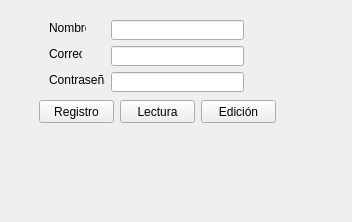
<?xml version="1.0" encoding="UTF-8"?>
<ui version="4.0">
 <class>Registros</class>
 <widget class="QWidget" name="Registros">
  <property name="geometry">
   <rect>
    <x>0</x>
    <y>0</y>
    <width>352</width>
    <height>222</height>
   </rect>
  </property>
  <property name="windowTitle">
   <string>Registros</string>
  </property>
  <widget class="QLineEdit" name="contraE">
   <property name="geometry">
    <rect>
     <x>111</x>
     <y>72</y>
     <width>133</width>
     <height>20</height>
    </rect>
   </property>
  </widget>
  <widget class="QLineEdit" name="nombreE">
   <property name="geometry">
    <rect>
     <x>111</x>
     <y>20</y>
     <width>133</width>
     <height>20</height>
    </rect>
   </property>
  </widget>
  <widget class="QLineEdit" name="correoE">
   <property name="geometry">
    <rect>
     <x>111</x>
     <y>46</y>
     <width>133</width>
     <height>20</height>
    </rect>
   </property>
  </widget>
  <widget class="QLabel" name="nombrel">
   <property name="geometry">
    <rect>
     <x>49</x>
     <y>20</y>
     <width>37</width>
     <height>16</height>
    </rect>
   </property>
   <property name="text">
    <string>Nombre</string>
   </property>
  </widget>
  <widget class="QLabel" name="correol">
   <property name="geometry">
    <rect>
     <x>49</x>
     <y>46</y>
     <width>33</width>
     <height>16</height>
    </rect>
   </property>
   <property name="text">
    <string>Correo</string>
   </property>
  </widget>
  <widget class="QLabel" name="contral">
   <property name="geometry">
    <rect>
     <x>49</x>
     <y>72</y>
     <width>56</width>
     <height>16</height>
    </rect>
   </property>
   <property name="text">
    <string>Contraseña</string>
   </property>
  </widget>
  <widget class="QPushButton" name="edicionb">
   <property name="geometry">
    <rect>
     <x>201</x>
     <y>100</y>
     <width>75</width>
     <height>23</height>
    </rect>
   </property>
   <property name="text">
    <string>Edición</string>
   </property>
  </widget>
  <widget class="QPushButton" name="registrob">
   <property name="geometry">
    <rect>
     <x>39</x>
     <y>100</y>
     <width>75</width>
     <height>23</height>
    </rect>
   </property>
   <property name="text">
    <string>Registro</string>
   </property>
  </widget>
  <widget class="QPushButton" name="lecturab">
   <property name="geometry">
    <rect>
     <x>120</x>
     <y>100</y>
     <width>75</width>
     <height>23</height>
    </rect>
   </property>
   <property name="text">
    <string>Lectura</string>
   </property>
  </widget>
 </widget>
 <resources/>
 <connections/>
</ui>
